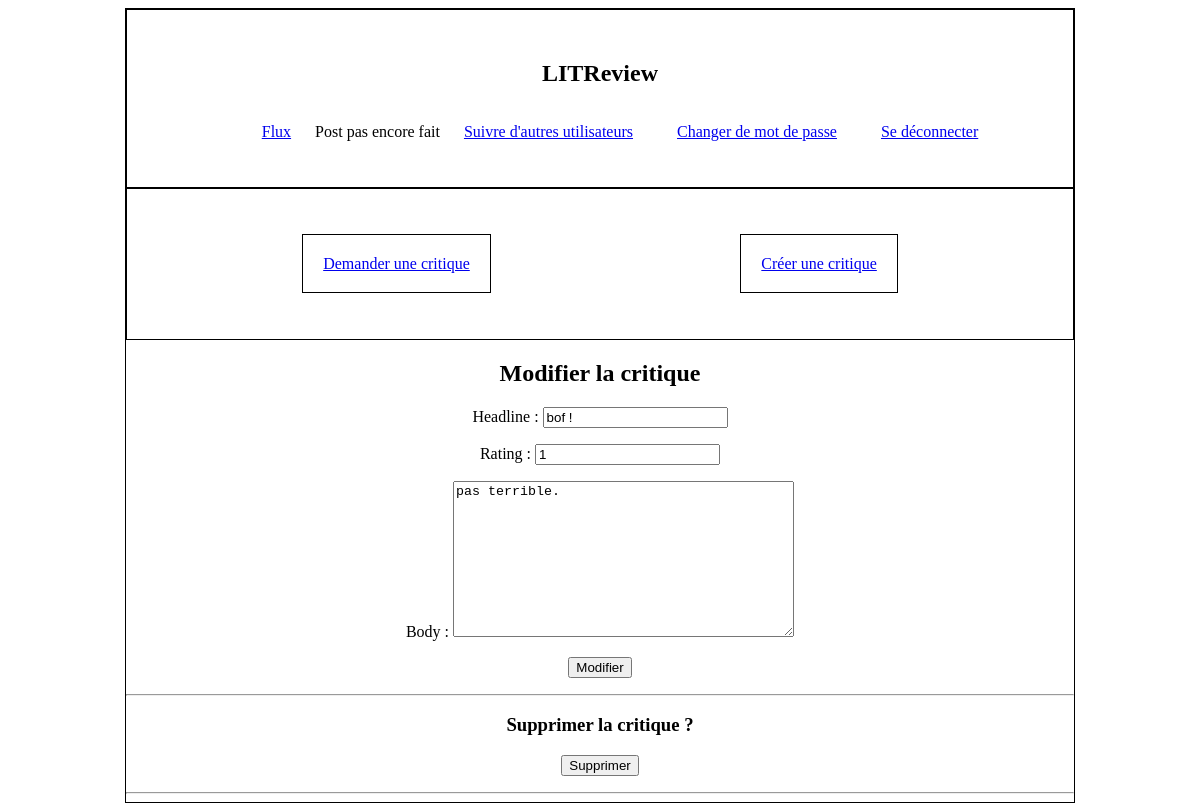
Page /publication/review/5/edit (signed in) on the earlier database version.
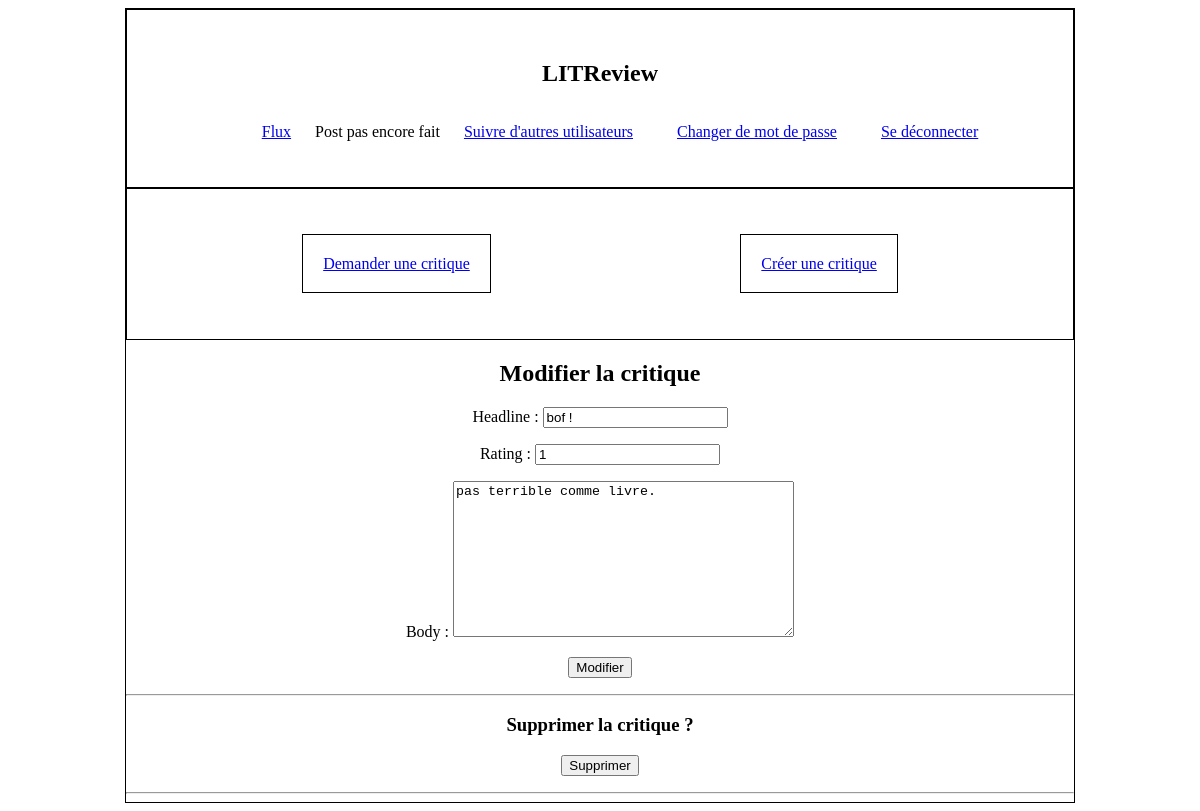
Same page on the later database version.
### publication/models.py (models this page shows)
class Review(models.Model):
    ticket = models.ForeignKey(to=Ticket, on_delete=models.CASCADE)
    rating = models.PositiveSmallIntegerField(
        validators=[MinValueValidator(0), MaxValueValidator(5)]
    )
    headline = models.CharField(max_length=128)
    body = models.TextField(max_length=8192, blank=True)
    user = models.ForeignKey(to=settings.AUTH_USER_MODEL, on_delete=models.CASCADE)
    time_created = models.DateTimeField(auto_now_add=True)

### publication/views.py (the view, shortened to what this page needs)
@login_required
def edit_review(request, review_id):
    review = get_object_or_404(models.Review, id=review_id)
    edit_form = forms.ReviewForm(instance=review)
    delete_form = forms.DeleteForm()
    context = {
        "edit_form": edit_form,
        "delete_form": delete_form,
    }
    return render(request, "publication/edit_review.html", context=context)

### publication/forms.py
class ReviewForm(forms.ModelForm):
    edit_review = forms.BooleanField(widget=forms.HiddenInput, initial=True)
    class Meta:
        model = models.Review
        fields = ["headline", "rating", "body"]

class DeleteForm(forms.Form):
    delete = forms.BooleanField(widget=forms.HiddenInput, initial=True)

### publication/templates/publication/edit_review.html (shortened to what this page needs)
{% extends "base.html" %}
{% block content %}
<h2>Modifier la critique</h2>
<form method="post">
    {{ edit_form.as_p }}
    <button type="submit">Modifier</button>
</form>
<hr>
<h3>Supprimer la critique ?</h3>
<form method="post">
    <button type="submit">Supprimer</button>
</form>
<hr>
{% endblock content %}

Differences in the rows shown:
changed Review "bof !": body "pas terrible." → "pas terrible comme livre."
